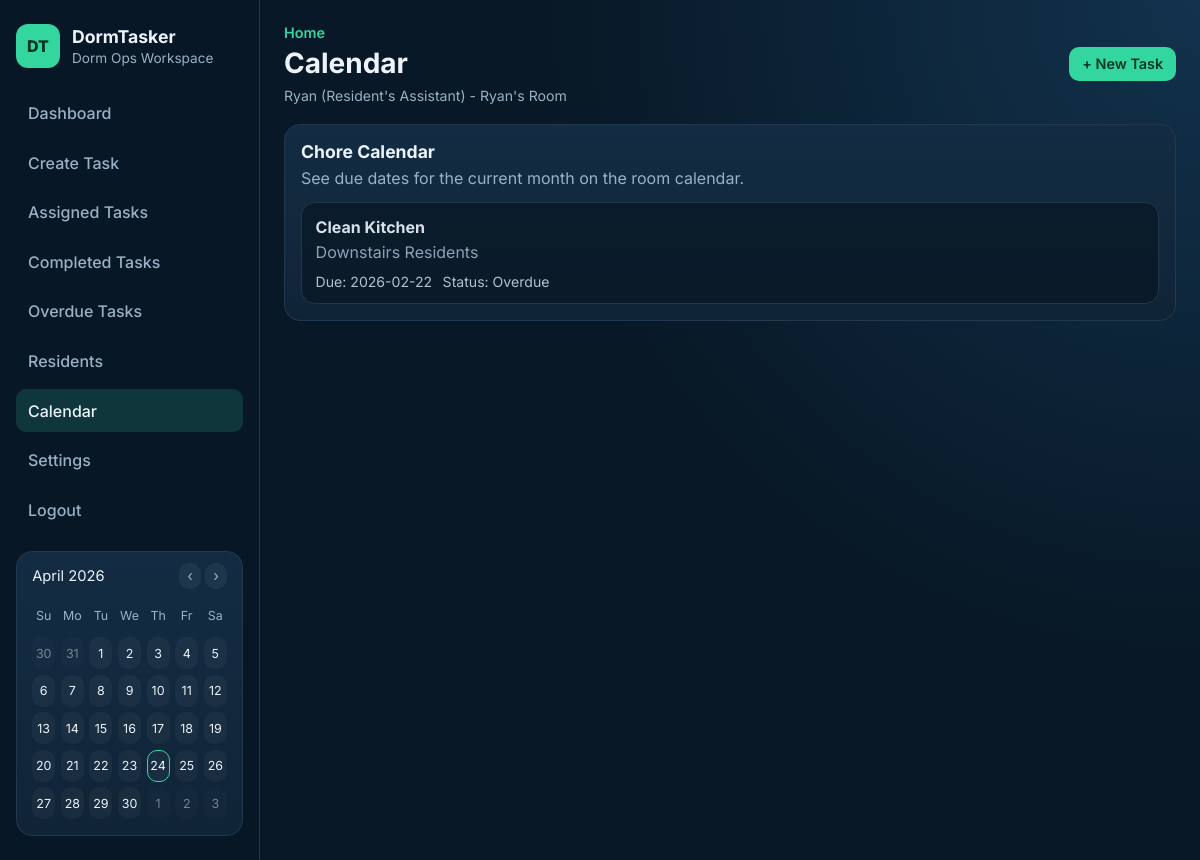
The app's page /calendar (signed in), older data.
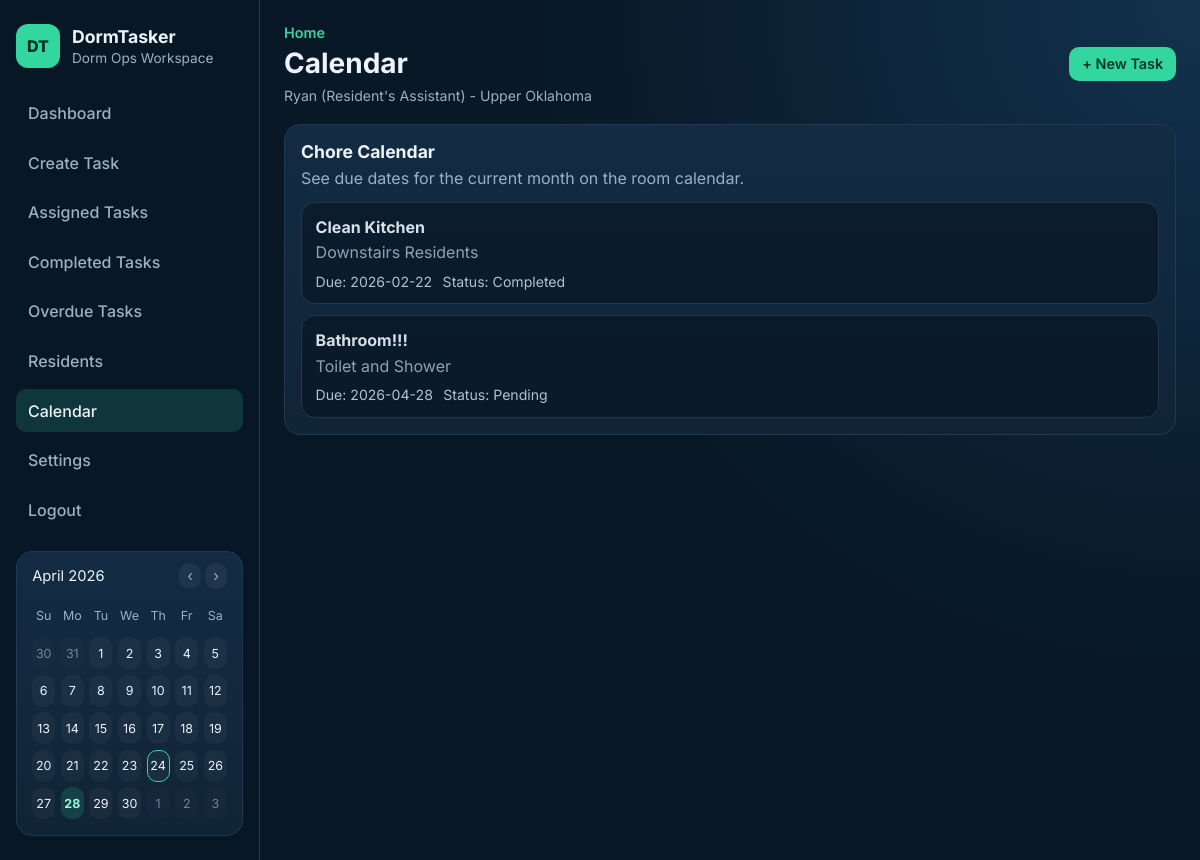
The same page, newer data.
### tables this page shows
CREATE TABLE rooms (
            id INTEGER PRIMARY KEY AUTOINCREMENT,
            room_name TEXT NOT NULL,
            room_code TEXT NOT NULL UNIQUE,
            created_by INTEGER,
            FOREIGN KEY (created_by) REFERENCES users (id)
        );

CREATE TABLE chores (
            id INTEGER PRIMARY KEY AUTOINCREMENT,
            title TEXT NOT NULL,
            description TEXT,
            due_date TEXT,
            status TEXT
        , room_id INTEGER, created_by INTEGER);

CREATE TABLE assignments (
            id INTEGER PRIMARY KEY AUTOINCREMENT,
            chore_id INTEGER NOT NULL,
            resident_id INTEGER NOT NULL,
            assigned_by INTEGER NOT NULL, room_id INTEGER,
            FOREIGN KEY (chore_id) REFERENCES chores (id) ON DELETE CASCADE,
            FOREIGN KEY (resident_id) REFERENCES users (id),
            FOREIGN KEY (assigned_by) REFERENCES users (id)
        );

### app.py (the view)
@app.route("/calendar")
@login_required
def calendar_view():
    context = _fetch_dashboard_context()
    room_id = g.current_user["room_id"]
    if g.current_user["role"] == "RA":
        chore_list = service.get_chores(room_id=room_id)
    else:
        chore_list = service.get_resident_chores(g.current_user["id"], room_id=room_id)
    return render_template(
        "calendar.html",
        page_title="Calendar",
        chores=chore_list,
        **context,
    )

### app.py (called while the page is built)
def _format_user_role(role):
    return "Resident's Assistant" if role == "RA" else role

@app.before_request
def load_current_user():
    user_id = session.get("user_id")
    g.current_user = get_user_by_id(user_id) if user_id else None

@app.context_processor
def inject_current_user():
    current_user = g.get("current_user")
    if current_user:
        if current_user["role"] == "RA":
            chore_list = service.get_chores(room_id=current_user["room_id"])
        else:
            chore_list = service.get_resident_chores(current_user["id"], room_id=current_user["room_id"])
        calendar_data = _calendar_context(chore_list)
    else:
        calendar_data = {}
    return {
        "current_user": current_user,
        "current_path": request.path,
        "current_user_role_text": _format_user_role(current_user["role"]) if current_user else None,
        **calendar_data,
    }

### auth.py (called while the page is built)
def login_required(func):
    @wraps(func)
    def wrapper(*args, **kwargs):
        if not session.get("user_id"):
            flash("Please log in to continue.", "error")
            return redirect(url_for("login"))
        return func(*args, **kwargs)
    return wrapper

### templates/calendar.html (shortened to what this page needs)
{% extends "base.html" %}
{% block page_title %}Calendar{% endblock %}
{% block content %}
    <section class="card-panel">
        <div class="panel-head">
            <h3>Chore Calendar</h3>
            <p>See due dates for the current month on the room calendar.</p>
        </div>
        {% set scheduled = chores | selectattr('due_date') | list | sort(attribute='due_date') %}
        {% if scheduled %}
            <div class="task-list">
                {% for chore in scheduled %}
                    <article class="task-item task-item-complete">
                        <div class="task-main">
                            <h4>{{ chore.title }}</h4>
                            <p>{{ chore.description or 'No additional details.' }}</p>
                            <div class="meta-row">
                                <span>Due: {{ chore.due_date }}</span>
                                <span>Status: {{ chore.status }}</span>
                            </div>
                        </div>
                    </article>
                {% endfor %}
            </div>
        {% else %}
            <p class="empty-state">No calendar items found for this room.</p>
        {% endif %}
    </section>
{% endblock %}

### templates/base.html (shortened to what the changed rows need)
<!DOCTYPE html>
<html lang="en">
<head>
    <link rel="stylesheet" href="{{ url_for('static', filename='style.css') }}">
</head>
<body>
    <div class="app-shell">
        <aside class="sidebar">
            <div class="brand">
                <div>
                    <h1>DormTasker</h1>
                </div>
            </div>
            {% if current_user %}
                <section class="sidebar-card sidebar-calendar">
                    <div class="calendar-grid">
                        {% for day in calendar_weekdays %}
                            <span class="calendar-weekday">{{ day }}</span>
                        {% endfor %}
                        {% for cell in calendar_cells %}
                            <span class="calendar-cell{% if cell.month != calendar_month or cell.year != calendar_year %} calendar-muted{% endif %}{% if cell.day in calendar_due_days and cell.month == calendar_month and cell.year == calendar_year %} calendar-has-event{% endif %}{% if cell == calendar_current_date %} calendar-today{% endif %}">{{ cell.day }}</span>
                        {% endfor %}
                    </div>
                </section>
            {% endif %}
        </aside>
        <div class="main-panel">
            <header class="topbar">
                <div>
                    <p class="topbar-eyebrow">Home</p>
                    <h2 class="topbar-title">{% block page_title %}{{ page_title or 'Dashboard' }}{% endblock %}</h2>
                    {% if current_user %}
                        <p class="user-context">
                            {{ current_user.name }} ({{ current_user_role_text }}) - {{ current_user.room_name or "No Room" }}
                        </p>
                    {% endif %}
                </div>
            </header>
            <main class="content">
                {% block content %}{% endblock %}
            </main>
        </div>
    </div>
</body>
</html>

Row changes from the older to the newer data that the page shows:
changed rooms: room_name "Ryan's Room" → "Upper Oklahoma"
changed chores "Clean Kitchen": status "Overdue" → "Completed"
added assignments: title "Bathroom!!!", description "Toilet and Shower", due_date "2026-04-28", status "Pending"
